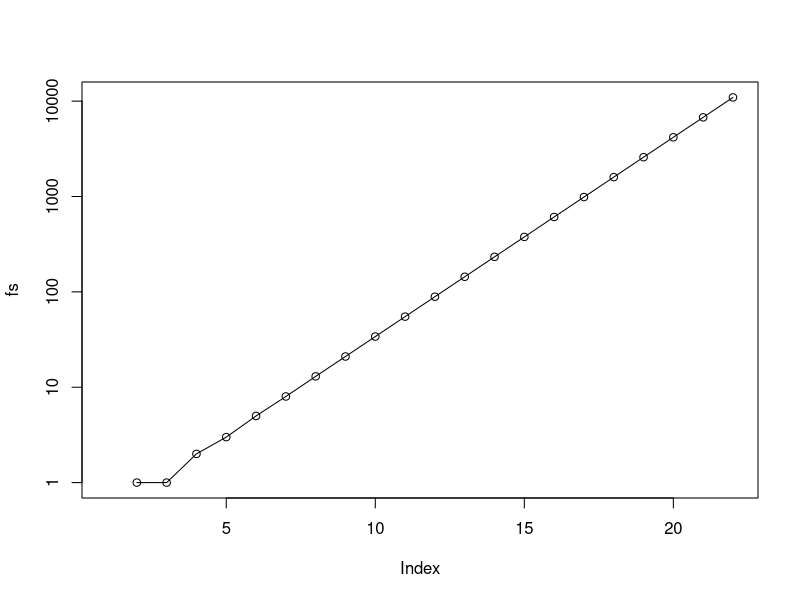
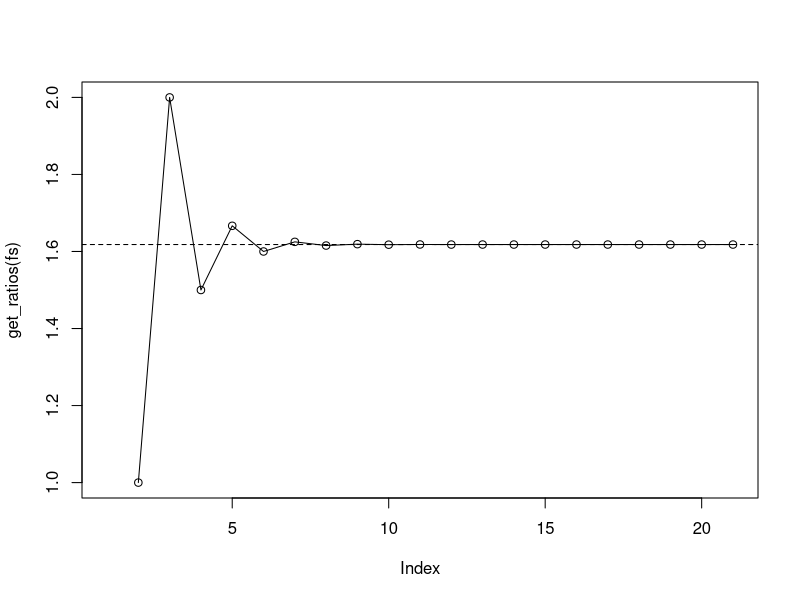

Write the R code that produced these figures, in order.
## ---- chunk 1
knitr::opts_chunk$set(tidy = TRUE)
## ---- chunk 2
data(iris)
head(iris)

sp_ids <- unique(iris$Species)

output <- matrix(0, nrow=length(sp_ids), ncol=ncol(iris)-1)
rownames(output) <- sp_ids
colnames(output) <- names(iris[ , -ncol(iris)])

for(i in seq_along(sp_ids)) {
    iris_sp <- subset(iris, subset=Species == sp_ids[i], select=-Species)
    for(j in 1:(ncol(iris_sp))) {
        x <- 0
        y <- 0
        if (nrow(iris_sp) > 0) {
            for(k in 1:nrow(iris_sp)) {
                x <- x + iris_sp[k, j]
                y <- y + 1
            }
            output[i, j] <- x / y 
        }
    }
}
output
## ---- chunk 3
# the simplest change here it to rename the vauge objects
sp_mean <- matrix(0, nrow=length(sp_ids), ncol=ncol(iris)-1)
rownames(sp_mean) <- sp_ids
colnames(sp_mean) <- names(iris[ , -ncol(iris)])

for(i in seq_along(sp_ids)) {
    iris_sp <- subset(iris, subset=Species == sp_ids[i], select=-Species)
    for(j in 1:(ncol(iris_sp))) {
        trait_sum <- 0
        num_records <- 0
        if (nrow(iris_sp) > 0) {
            for(k in 1:nrow(iris_sp)) {
                trait_sum <- trait_sum + iris_sp[k, j]
                num_records <- num_records + 1
            }
            sp_mean[i, j] <- trait_sum / num_records
        }
    }
}

## ---- chunk 4
# R has a function to compute means so we can drop quite a few lines using that
sp_mean <- matrix(0, nrow=length(sp_ids), ncol=ncol(iris)-1)
rownames(sp_mean) <- sp_ids
colnames(sp_mean) <- names(iris[ , -ncol(iris)])

for(i in seq_along(sp_ids)) {
    iris_sp <- subset(iris, subset=Species == sp_ids[i], select=-Species)
    for(j in 1:(ncol(iris_sp))) {
        sp_mean[i, j] <- mean(iris_sp[ , j])
    }
}
## ---- chunk 5
# here are two other ways to simplify the code even further that both 
# accomplish the exact same task 

# approach 1
aggregate(subset(iris, select = -Species), list(Species = iris$Species), mean)

# approach 2 using aggregate's function specification
aggregate(cbind(Sepal.Length, Sepal.Width, Petal.Length, Petal.Width) ~ Species,
          data = iris, mean)

# approach 3 using dplyr, note the dplyr package must already be installed.
require(dplyr)
iris %>% 
  group_by(Species) %>%
  summarize_all(mean)
## ---- chunk 6
x <- 1:10
y <-  NULL
for(i in 1:length(x)) {
    y[i] <- sum(x[1:i])
}
y

# alternatively we could use an sapply function
y <-  sapply(1:length(x), function(i) sum(x[1:i]))
y
## ---- chunk 7
y <-  NULL
for(i in 1:length(x)) {
    y[i] <-  sum(x[1:i])
    if (y[i] > 10) {
        y[i] <-  NA
    }
}
y

# alternatively although much more difficult to understand we could use
y <- sapply(1:length(x), function(i) ifelse(sum(x[1:i]) > 10, NA, sum(x[1:i])))
y
# I definately prefer the loop approach in this context because of readability
# the sapply approach will be no faster
## ---- chunk 8
cum_sum_cutoff <- function(x, cutoff=10) {
    # this function computes a cumulative sum along a numeric vector up to a cutoff
    # arguments
    # x: a numeric vector
    # cutoff: a number above which sums are set to NA, defaults to 10.
    if (!is.vector(x)) 
        stop('x must be a vector')
    if (!is.numeric(x))
        stop('x must be numeric')
    y <- NULL
    for(i in 1:length(x)) {
        y[i] <- sum(x[1:i])
        if (y[i] > cutoff) {
            y[i] <- NA
        }
    }
    return(y)
}

cum_sum_cutoff(1:10)
cum_sum_cutoff(1:10, 50)
## ---- chunk 9
# first I define several helper functions
#' Add a value to the end of a numeric vector that is equal to the sum of the
#' last two values in the vector
#' @param x a numeric vector that has at least a length of 2
#' @returns a vector that is one longer than x which the last value a sum of 
#' previous two values. 
sum2c <- function(x) {
    return(c(x, x[length(x)] + x[length(x)-1]))
}

#' get a certain number of fibonacci numbers
#' @param x a starting vector of numbers
#' @param depth how many fibonacci numbers to mine
#' @returns a vector of fibonacci numbers starting with x. 
get_fib <- function(x, depth) {
    output <- x
    for(i in 1:depth) 
       output <- sum2c(output)
    return(output)
}

#' compute the ratio of each sequential value in a vector
#' @param a vectof of numbers
#' @returns a vector of ratios
get_ratios <- function(x) {
  return(x[-1] / x[-length(x)])
}

sum2c(0:1)
sum2c(3:4)

sum2c(c(0, 1, 1, 2, 3, 5))

# a recursive usage of sum2c
sum2c(sum2c(sum2c(sum2c(0:1))))

fs <- get_fib(0:1, 20)

get_ratios(fs)

# the fibonacci numbers follow an exponential function which is linear 
# when the y-axis is log transformed. 
plot(fs, type = 'o', log='y')

# notice how the ratios approach the true golden ratio
plot(get_ratios(fs), type ='o')
abline(h = (1 + sqrt(5)) / 2, lty=2) # golden ratio

